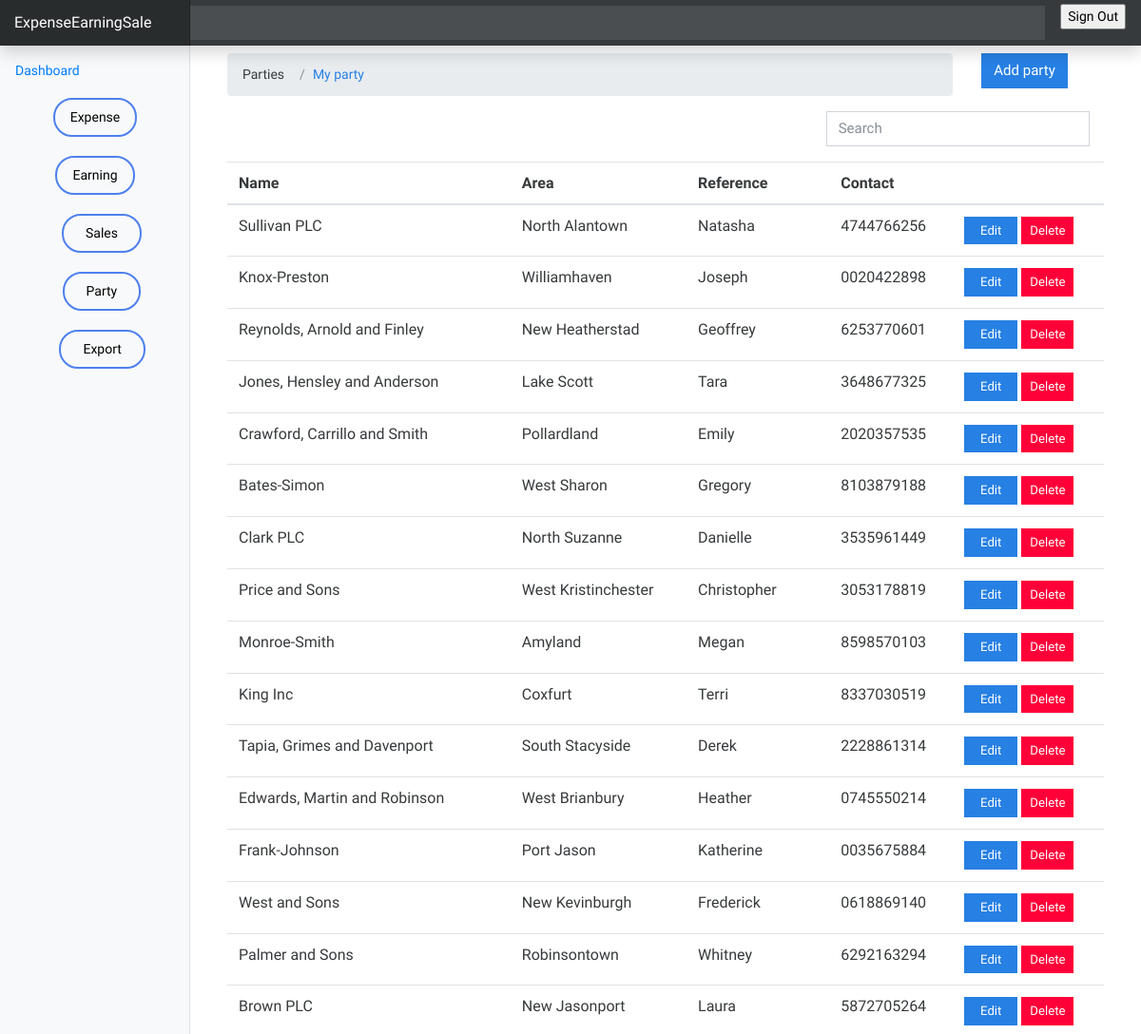
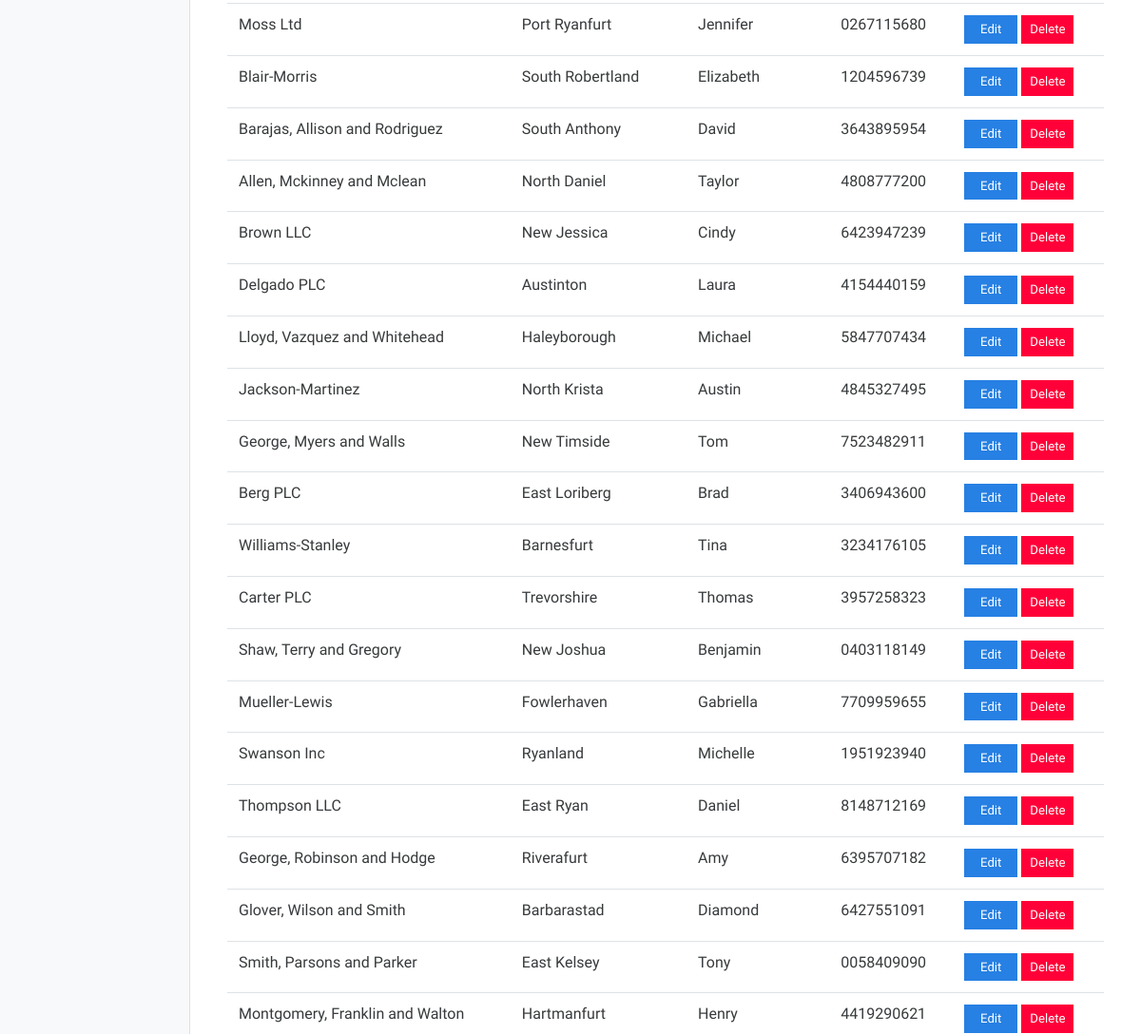
The page /party/ (signed in, upper part) on the database as committed earlier (2 pictures, top to bottom).
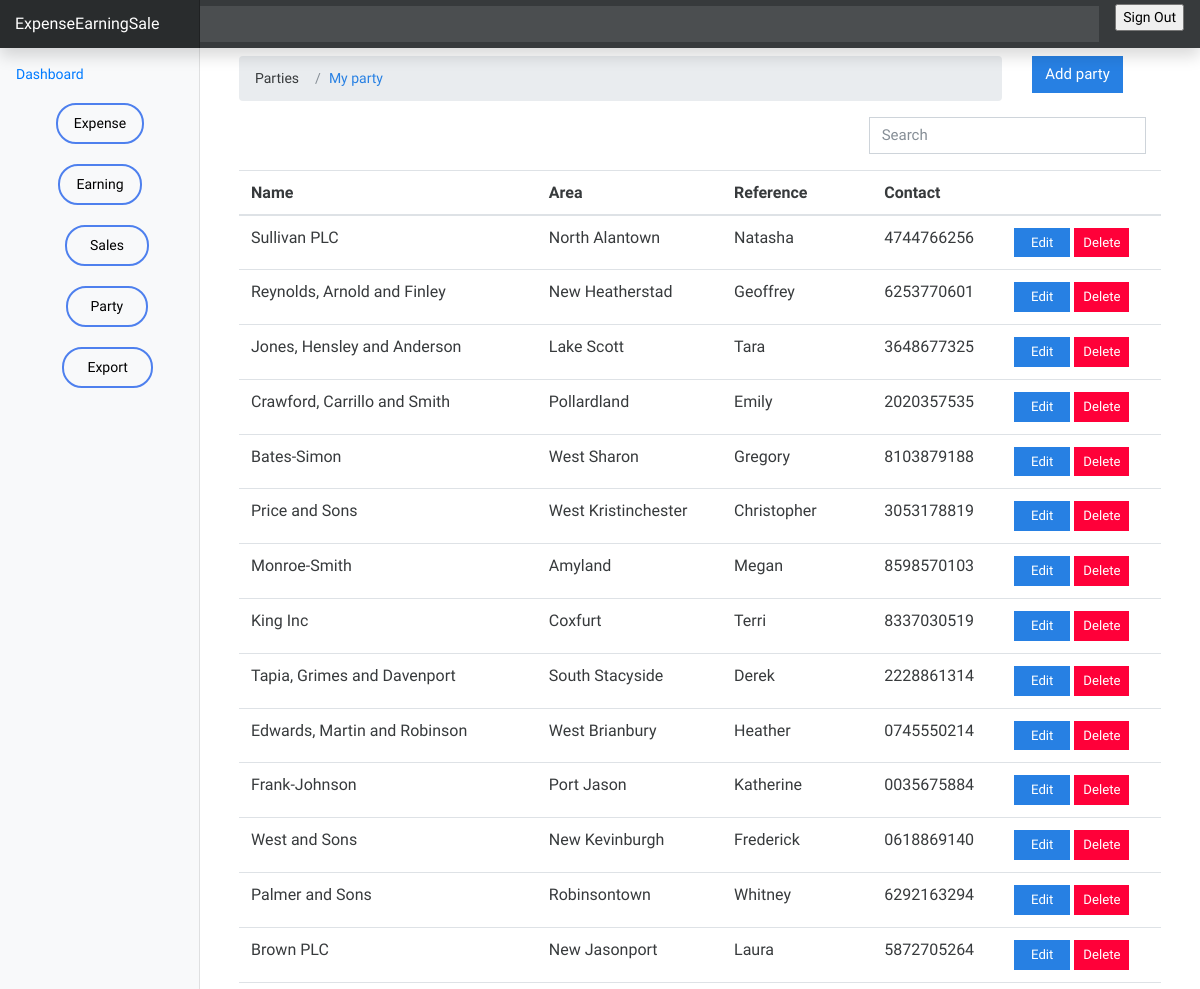
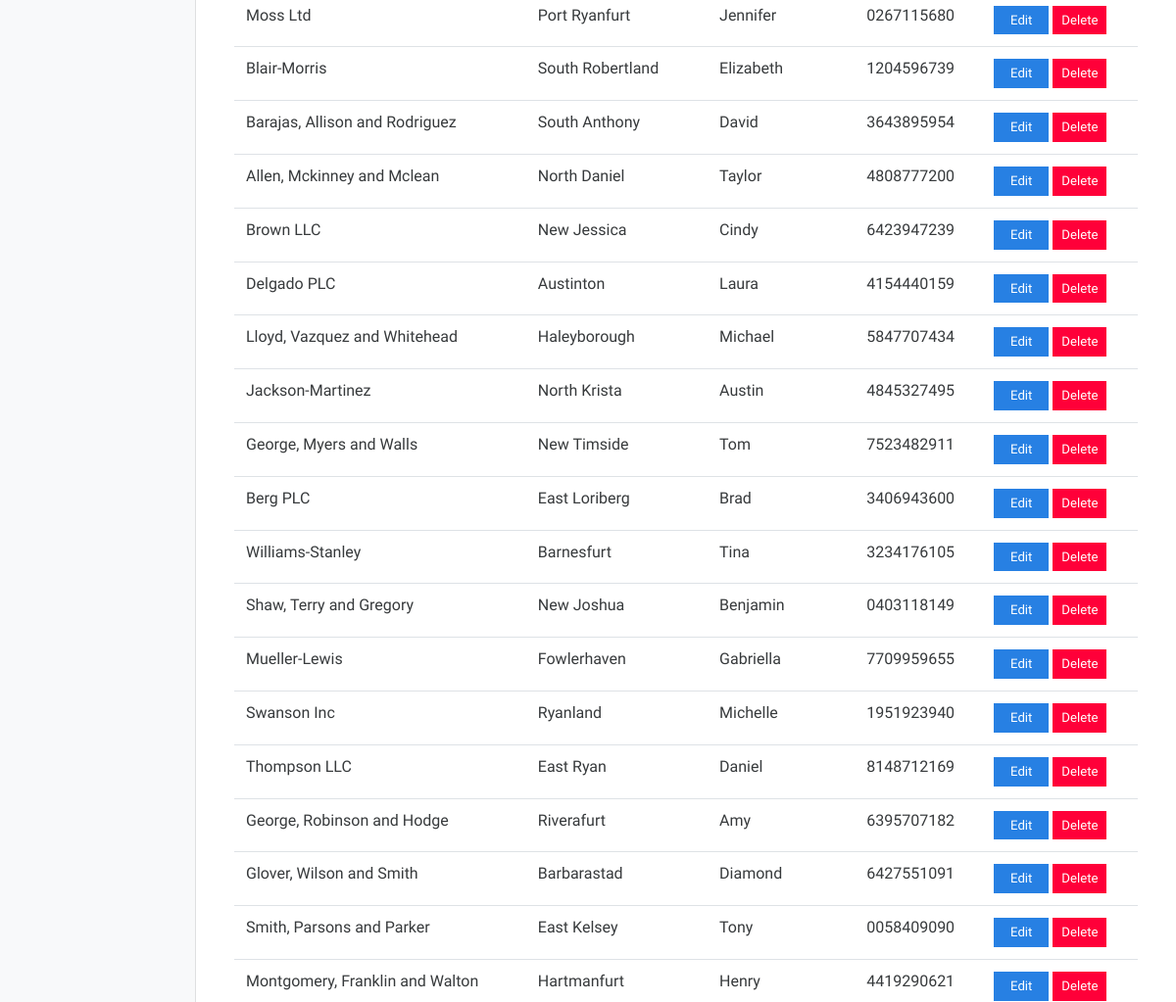
The same page on the database as committed later (2 pictures, top to bottom).
### party/models.py (models this page shows, shortened)
class Party(models.Model):
    name = models.CharField(max_length=255)
    area = models.CharField(max_length=100)
    reference = models.CharField(max_length=255)
    contact = models.CharField(max_length=10)
    class Meta:
        ordering : ['name']
        verbose_name_plural = "Parties"

### party/views.py (the view)
# urls.py: path('', views.index, name="earning"),
@login_required(login_url = 'authentication/login')
def index(request):
    parties = Party.objects.all()
    context = {
        'parties' : parties
    }
    return render(request, 'party/index.html', context)

### templates/party/index.html (shortened to what this page needs)
{% extends 'base.html' %}
{% load static %}
{% block content%}
<div class="container mt-2">
  <div class="row">
    <div class="col-md-9 col-lg-10">
      <nav aria-label="breadcrumb">
        <ol class="breadcrumb">
          <li class="breadcrumb-item">Parties</li>
          <li class="breadcrumb-item active" aria-current="page">
            <a href="">My party</a>
          </li>
        </ol>
      </nav>
    </div>
    <div class="col-md-3 col-lg-2">
      <a href="{% url 'add-party' %}" class="btn btn-primary">Add party</a>
    </div>
  </div>
  <div class="container">
    {% if parties.count %}
    <div class="row">
      <div class="col-md-4"></div>
      <div class="col-md-4"></div>
      <div class="col-md-4">
            <div class="form-group">
              <input type="text" class="form-control" id="searchField" placeholder="Search">
            </div>
        </div>
      </div>
    </div>
    <div class="app-table">
      <table class="table table-stripped table-hover">
        <thead>
            <tr>
                <th>Name</th>
                <th>Area</th>
                <th>Reference</th>
                <th>Contact</th>
                <th></th>
            </tr>
        </thead>
        <tbody>
            {% for party in parties %}
            <tr>
                <td>{{party.name}}</td>
                <td>{{party.area}}</td>
                <td>{{party.reference}}</td>
                <td>{{party.contact}}</td>
                <td>
                    <a href="{% url 'edit-party' party.id %}" class="btn btn-primary btn-sm px-3">Edit</a>
                    <a class="btn btn-lg btn-danger btn-sm delete_modal confirm-delete" href="{% url 'delete-party' party.id %}" data-toggle="modal" data-target="#confirmDeleteModal" id="confirmDeleteModal{{party.id}}">Delete</a>
                </td>
            </tr>
            {% endfor %}
        </tbody>
      </table>
    </div>
      {% endif %}
  </div>
</div>
{% endblock content %}

Rows that differ between the two databases and show on the page:
removed Party: name "Knox-Preston", area "Williamhaven", reference "Joseph", contact "0020422898"
removed Party: name "Clark PLC", area "North Suzanne", reference "Danielle", contact "3535961449"
removed Party: name "Carter PLC", area "Trevorshire", reference "Thomas", contact "3957258323"
